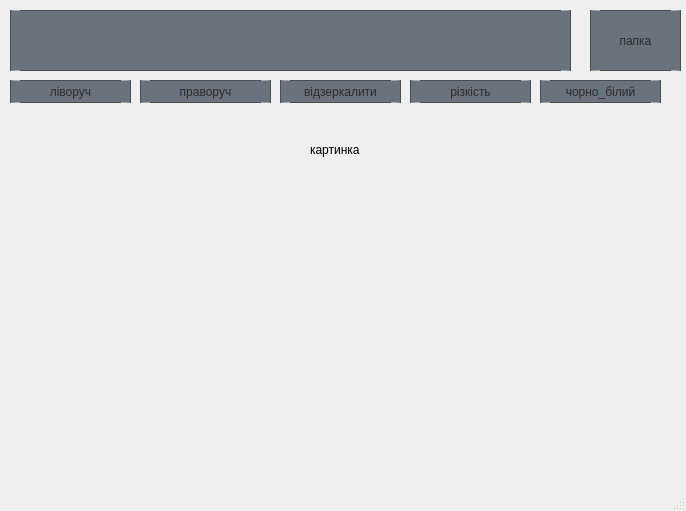
<?xml version="1.0" encoding="UTF-8"?>
<ui version="4.0">
 <class>MainWindow</class>
 <widget class="QMainWindow" name="MainWindow">
  <property name="geometry">
   <rect>
    <x>0</x>
    <y>0</y>
    <width>686</width>
    <height>511</height>
   </rect>
  </property>
  <property name="windowTitle">
   <string>MainWindow</string>
  </property>
  <property name="styleSheet">
   <string notr="true"/>
  </property>
  <widget class="QWidget" name="centralwidget">
   <widget class="QListWidget" name="listWidget">
    <property name="geometry">
     <rect>
      <x>10</x>
      <y>10</y>
      <width>561</width>
      <height>61</height>
     </rect>
    </property>
    <property name="styleSheet">
     <string notr="true">background: #6a727d;
color: #292c30;
border: 1px solid #494f57;
border-radius: 10 px</string>
    </property>
   </widget>
   <widget class="QLabel" name="label">
    <property name="geometry">
     <rect>
      <x>310</x>
      <y>140</y>
      <width>51</width>
      <height>20</height>
     </rect>
    </property>
    <property name="text">
     <string>картинка</string>
    </property>
   </widget>
   <widget class="QPushButton" name="pushButton">
    <property name="geometry">
     <rect>
      <x>590</x>
      <y>10</y>
      <width>91</width>
      <height>61</height>
     </rect>
    </property>
    <property name="styleSheet">
     <string notr="true">background: #6a727d;
color: #292c30;
border: 1px solid #494f57;
border-radius: 10 px</string>
    </property>
    <property name="text">
     <string>папка</string>
    </property>
   </widget>
   <widget class="QPushButton" name="pushButton_2">
    <property name="geometry">
     <rect>
      <x>540</x>
      <y>80</y>
      <width>121</width>
      <height>23</height>
     </rect>
    </property>
    <property name="styleSheet">
     <string notr="true">background: #6a727d;
color: #292c30;
border: 1px solid #494f57;
border-radius: 10 px</string>
    </property>
    <property name="text">
     <string>чорно_білий</string>
    </property>
   </widget>
   <widget class="QPushButton" name="pushButton_3">
    <property name="geometry">
     <rect>
      <x>140</x>
      <y>80</y>
      <width>131</width>
      <height>23</height>
     </rect>
    </property>
    <property name="styleSheet">
     <string notr="true">background: #6a727d;
color: #292c30;
border: 1px solid #494f57;
border-radius: 10 px</string>
    </property>
    <property name="text">
     <string>праворуч</string>
    </property>
   </widget>
   <widget class="QPushButton" name="pushButton_4">
    <property name="geometry">
     <rect>
      <x>280</x>
      <y>80</y>
      <width>121</width>
      <height>23</height>
     </rect>
    </property>
    <property name="styleSheet">
     <string notr="true">background: #6a727d;
color: #292c30;
border: 1px solid #494f57;
border-radius: 10 px</string>
    </property>
    <property name="text">
     <string>відзеркалити</string>
    </property>
   </widget>
   <widget class="QPushButton" name="pushButton_5">
    <property name="geometry">
     <rect>
      <x>410</x>
      <y>80</y>
      <width>121</width>
      <height>23</height>
     </rect>
    </property>
    <property name="styleSheet">
     <string notr="true">background: #6a727d;
color: #292c30;
border: 1px solid #494f57;
border-radius: 10 px</string>
    </property>
    <property name="text">
     <string>різкість</string>
    </property>
   </widget>
   <widget class="QPushButton" name="pushButton_6">
    <property name="geometry">
     <rect>
      <x>10</x>
      <y>80</y>
      <width>121</width>
      <height>23</height>
     </rect>
    </property>
    <property name="styleSheet">
     <string notr="true">background: #6a727d;
color: #292c30;
border: 1px solid #494f57;
border-radius: 10 px</string>
    </property>
    <property name="text">
     <string>ліворуч</string>
    </property>
   </widget>
  </widget>
  <widget class="QMenuBar" name="menubar">
   <property name="geometry">
    <rect>
     <x>0</x>
     <y>0</y>
     <width>686</width>
     <height>21</height>
    </rect>
   </property>
  </widget>
  <widget class="QStatusBar" name="statusbar"/>
 </widget>
 <resources/>
 <connections/>
</ui>
